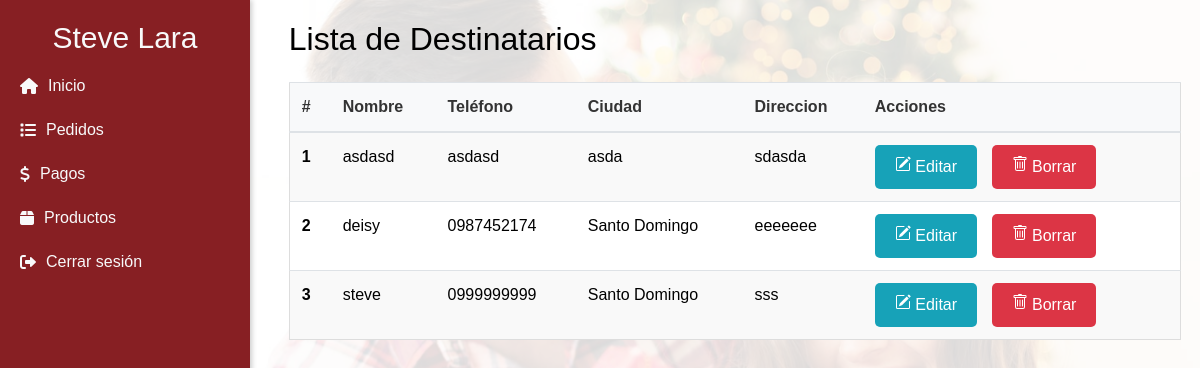
Screenshot of /destinatarios (signed in) with the database file from the repository.
### pedidos/models.py (models this page shows, shortened)
class Cliente(models.Model):
    nombre = models.CharField(max_length=50)
    cedula = models.CharField(max_length=10)
    email = models.EmailField()
    telefono = models.CharField(max_length=10)
    ciudad = models.CharField(max_length=30)
    direccion = models.TextField(max_length=200)
    user = models.OneToOneField(User, related_name='cliente', on_delete=models.CASCADE, null=True, blank=True, unique=True)
    class Meta:
        db_table = 'cliente'

class Destinatario(models.Model):
    nombre = models.CharField(max_length=50)
    telefono = models.CharField(max_length=10)
    ciudad = models.CharField(max_length=30)
    direccion = models.TextField(max_length=200)
    user = models.ForeignKey(User, on_delete=models.CASCADE, null=True, blank=True)

### pedidos/views.py (the view)
# urls.py: path('destinatarios', destinatarios, name='destinatarios'),                                                     #Consultar
@login_required
def destinatarios(request):
    destinatarios = Destinatario.objects.filter(user_id = request.user.id)
    contenido = {
        'destinatarios': destinatarios,
        'cliente': request.cliente  # Llama al cliente del middleware
    }
    return render(request, 'destinatarios/listado.html', contenido)

### templates/destinatarios/listado.html (shortened to what this page needs)
{% extends 'menu.html' %}
{% block content %}
  <div class="info-cliente">
    <h2 class="mb-4">Lista de Destinatarios</h2>
    <table class="table">
      <thead>
        <tr>
          <th scope="col">#</th>
          <th scope="col">Nombre</th>
          <th scope="col">Teléfono</th>
          <th scope="col">Ciudad</th>
          <th scope="col">Direccion</th>
          <th scope="col">Acciones </th>
        </tr>
      </thead>
      <tbody>
        {% for destinatario in destinatarios %}
        <tr>
          <th scope="row" data-label="#">{{ forloop.counter }}</th>
          <td data-label="Nombre">{{ destinatario.nombre }}</td>
          <td data-label="Teléfono">{{ destinatario.telefono }}</td>
          <td data-label="Ciudad">{{ destinatario.ciudad }}</td>
          <td data-label="Dirección">{{ destinatario.direccion }}</td>
          <td>
            <a href="{% url 'detalle_destinatario' destinatario.id %}" class="btn btn-info btn-sm">
              Editar</a>
            <form action="{% url 'eliminar_destinatario' destinatario.id %}" method="post" style="display:inline;" class="delete-form">
                <button type="submit" class="btn btn-danger btn-sm">
                  Borrar
                </button>
            </form>
          </td>
        </tr>
        {% endfor %}
      </tbody>
    </table>
  </div>
{% endblock %}

### templates/menu.html (shortened to what this page needs)
<!doctype html>
<html>
<head>
  <link href="https://getbootstrap.com/docs/4.0/dist/css/bootstrap.min.css" rel="stylesheet">
  <link href="https://cdnjs.cloudflare.com/ajax/libs/font-awesome/6.0.0-beta3/css/all.min.css" rel="stylesheet">
  {% load static %}
  <link rel="stylesheet" href="{% static 'sweetalert2/sweetalert2.min.css' %}">
  <link href="{% static 'css/main.css' %}" rel="stylesheet">
  <link href="{% static 'css/responsive.css' %}" rel="stylesheet">
</head>
<body>
  <div class="row">
    <nav class="sidebar col-3">
      <h2>
        {% if user.is_authenticated %}
          {% if cliente %}
            {{ cliente.nombre }}
          {% else %}
            No tienes un cliente asociado
          {% endif %}
        {% else %}
          Bienvenido a Detalles Cariño
        {% endif %}
      </h2>
      <ul class="nav flex-column">
        <li class="nav-item">
          <a class="nav-link" href="{% url 'main' %}">
            <i class="fas fa-house"></i> Inicio
          </a>
        </li>
        {% if user.is_authenticated %}
            {% if user.is_staff %}
            <li class="nav-item">
              <a class="nav-link" href="{% url 'pedidos' %}">
                <i class="fas fa-list"></i> Pedidos
              </a>
            </li>
            <li class="nav-item">
              <a class="nav-link" href="{% url 'pagos' %}">
                <i class="fas fa-dollar"></i> Pagos
              </a>
            </li>
            <li class="nav-item">
              <a class="nav-link" href="{% url 'productos' %}">
                <i class="fas fa-box"></i> Productos
              </a>
            </li>
            {% endif %}
        <li class="nav-item">
          <a class="nav-link" href="{% url 'account_logout' %}">
            <i class="fas fa-sign-out-alt"></i> Cerrar sesión
          </a>
        </li>
        {% endif %}
      </ul>
    </nav>
    <main role="main" class="container col-9">
      {% block content %}{% endblock %}
    </main>
  </div>
</body>
</html>

### static/css/main.css (style rules this page uses)
body { font-family: Arial, sans-serif; color: #000000; position: relative; }
body::before { content: ""; position: fixed; top: 0; left: 0; width: 100%; height: 100vh; background-image: url("../img/bg-main.jpg"); background-size: cover; background-position: center; background-repeat: no-repeat; z-index: -1; }
body::after { content: ""; position: fixed; top: 0; left: 0; width: 100%; height: 100%; background-color: rgba(255, 255, 255, 0.85); z-index: -1; }
table { background-color: #fff; border-radius: 20px; border: 1px solid #ddd; -webkit-overflow-scrolling: touch; }
thead th { background-color: #f8f9fa; color: #333; }
tbody tr:nth-child(odd) { background-color: #f9f9f9; }
tbody tr:nth-child(even) { background-color: #fff; }
tbody td { vertical-align: middle; }
.sidebar { position: fixed; top: 0; left: 0; width: 250px; height: 100vh; background-color: #871f23; padding: 20px; color: #f8f9fa; box-shadow: 2px 0 5px rgba(0, 0, 0, 0.2); z-index: 1; }
.sidebar h2 { text-align: center; font-size: 30px; margin-top: 0; }
.sidebar a { color: #f8f9fa; text-decoration: none; display: flex; align-items: center; padding: 10px 0; }
.sidebar a i { margin-right: 10px; }
main { top: 0; left: 135px; height: 100vh; padding: 20px; justify-content: center; position: relative; z-index: 1; }
.btn { padding: 10px 20px; font-size: 16px; border: none; border-radius: 5px; cursor: pointer; transition: background-color 0.3s ease; margin-right: 10px; }
a { color: #ec9813; text-decoration: none; }

### rows the page displays
Cliente: nombre "Steve Lara"
Destinatario: nombre "asdasd", telefono "asdasd", ciudad "asda", direccion "sdasda"
Destinatario: nombre "deisy", telefono "0987452174", ciudad "Santo Domingo", direccion "eeeeeee"
Destinatario: nombre "steve", telefono "0999999999", ciudad "Santo Domingo", direccion "sss"
